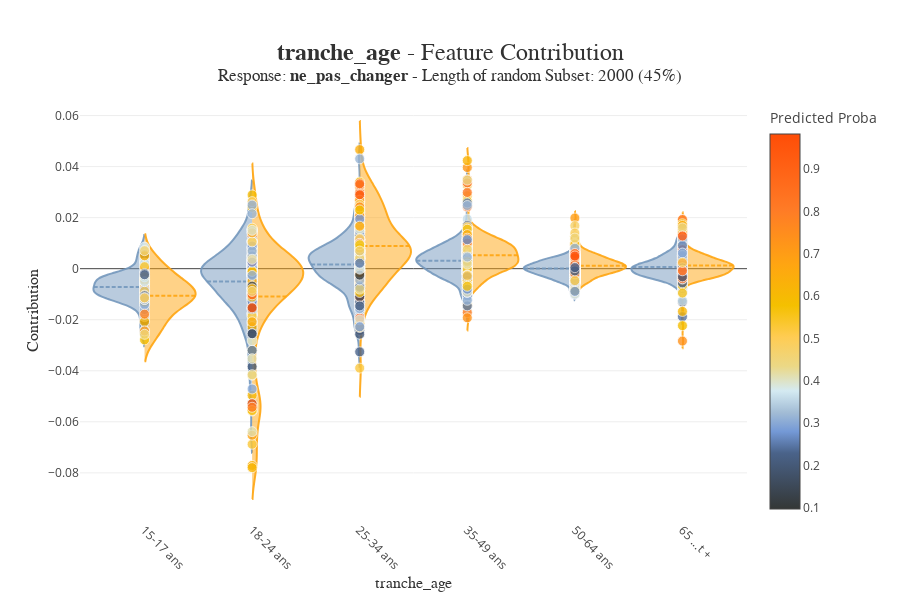

Notebook code for this chart:
### Code cell
#détail par variable avec Shapash
xpl.plot.contribution_plot(col="tranche_age")

### Figure 1 — Plotly figure (JSON) as saved in the notebook; plotly's stock layout.template omitted (floating-point values rounded to 4 significant figures; data arrays with more than 128 entries replaced by an {"elided": "..."} marker saying what was removed)
{"data": [{"customdata": {"elided": "2000x2 mixed values"}, "hovertemplate": "<b>%{hovertext}</b><br />tranche_age :<br />%{customdata[0]}<br />Contribution: %{y:.4f}<extra></extra>", "hovertext": ["Id: 20012<br />Predict: changer", "Id: 27221<br />Predict: changer", "Id: 16576<br />Predict: changer", "Id: 23169<br />Predict: changer", "Id: 27260<br />Predict: changer", "Id: 24103<br />Predict: changer", "Id: 10736<br />Predict: changer", "Id: 27230<br />Predict: changer", "Id: 15473<br />Predict: changer", "Id: 23117<br />Predict: changer", "Id: 24276<br />Predict: changer", "Id: 15524<br />Predict: changer", "Id: 13893<br />Predict: changer", "Id: 15121<br />Predict: changer", "Id: 11788<br />Predict: changer", "Id: 23928<br />Predict: changer", "Id: 23120<br />Predict: changer", "Id: 20002<br />Predict: changer", "Id: 20070<br />Predict: changer", "Id: 11968<br />Predict: changer", "Id: 23994<br />Predict: changer", "Id: 19990<br />Predict: changer", "Id: 25583<br />Predict: changer", "Id: 25638<br />Predict: changer", "Id: 15471<br />Predict: changer", "Id: 27246<br />Predict: changer", "Id: 12882<br />Predict: changer", "Id: 21505<br />Predict: changer", "Id: 21521<br />Predict: changer", "Id: 23000<br />Predict: changer", "Id: 25988<br />Predict: changer", "Id: 23132<br />Predict: changer", "Id: 25584<br />Predict: changer", "Id: 19987<br />Predict: changer", "Id: 23925<br />Predict: changer", "Id: 23949<br />Predict: changer", "Id: 25605<br />Predict: changer", "Id: 27233<br />Predict: changer", "Id: 23195<br />Predict: changer", "Id: 14832<br />Predict: changer", "Id: 11170<br />Predict: changer", "Id: 19985<br />Predict: changer", "Id: 27243<br />Predict: changer", "Id: 20044<br />Predict: changer", "Id: 20046<br />Predict: changer", "Id: 23847<br />Predict: changer", "Id: 24378<br />Predict: changer", "Id: 21620<br />Predict: changer", "Id: 27231<br />Predict: changer", "Id: 21550<br />Predict: changer", "Id: 20057<br />Predict: changer", "Id: 20029<br />Predict: changer", "Id: 18530<br />Predict: changer", "Id: 25594<br />Predict: changer", "Id: 18030<br />Predict: changer", "Id: 18410<br />Predict: changer", "Id: 25623<br />Predict: changer", "Id: 12593<br />Predict: changer", "Id: 20008<br />Predict: changer", "Id: 13676<br />Predict: changer", "Id: 10908<br />Predict: changer", "Id: 13102<br />Predict: changer", "Id: 14963<br />Predict: changer", "Id: 13633<br />Predict: changer", "Id: 13914<br />Predict: changer", "Id: 10833<br />Predict: changer", "Id: 16216<br />Predict: changer", "Id: 27255<br />Predict: changer", "Id: 20073<br />Predict: changer"], "jitter": 0.075, "line": {"color": "rgba(117, 152, 189, 0.9)"}, "marker": {"line": {"color": "white", "width": 0.8}, "opacity": 0.8, "size": 10}, "meanline": {"visible": true}, "pointpos": -0.1, "points": false, "showlegend": false, "side": "negative", "type": "violin", "x": ["15-17 ans", "15-17 ans", "15-17 ans", "15-17 ans", "15-17 ans", "15-17 ans", "15-17 ans", "15-17 ans", "15-17 ans", "15-17 ans", "15-17 ans", "15-17 ans", "15-17 ans", "15-17 ans", "15-17 ans", "15-17 ans", "15-17 ans", "15-17 ans", "15-17 ans", "15-17 ans", "15-17 ans", "15-17 ans", "15-17 ans", "15-17 ans", "15-17 ans", "15-17 ans", "15-17 ans", "15-17 ans", "15-17 ans", "15-17 ans", "15-17 ans", "15-17 ans", "15-17 ans", "15-17 ans", "15-17 ans", "15-17 ans", "15-17 ans", "15-17 ans", "15-17 ans", "15-17 ans", "15-17 ans", "15-17 ans", "15-17 ans", "15-17 ans", "15-17 ans", "15-17 ans", "15-17 ans", "15-17 ans", "15-17 ans", "15-17 ans", "15-17 ans", "15-17 ans", "15-17 ans", "15-17 ans", "15-17 ans", "15-17 ans", "15-17 ans", "15-17 ans", "15-17 ans", "15-17 ans", "15-17 ans", "15-17 ans", "15-17 ans", "15-17 ans", "15-17 ans", "15-17 ans", "15-17 ans", "15-17 ans", "15-17 ans"], "y": [-0.01151, -0.007638, -0.01147, -0.002008, -0.001245, -0.005727, -0.008549, 0.008462, -0.005886, -0.008479, -0.003793, -0.002036, -0.009258, -0.01408, -0.007857, -0.007175, -0.009174, -0.01363, -0.00401, -0.004139, -0.007177, -0.009465, 0.002677, -0.005292, -0.008191, 0.003665, -0.004973, -0.003006, -0.01235, -0.01029, -0.00486, -0.02419, -0.00273, -0.003363, -0.004207, -0.01087, -0.003425, 0.005389, -0.02086, -0.007275, -0.004044, -0.01022, -0.005531, -0.005253, -0.00979, -0.01878, -0.007833, -0.002818, 0.002191, -0.007335, -0.009029, -0.01173, -0.009709, 0.007061, -0.003171, -0.008477, -0.001914, -0.003119, -0.01601, -0.00885, -0.02571, -0.01033, -0.01401, -0.01063, -0.005105, -0.01206, -0.01207, -0.002366, -0.01137]}, {"customdata": {"elided": "2000x2 mixed values"}, "hovertemplate": "<b>%{hovertext}</b><br />tranche_age :<br />%{customdata[0]}<br />Contribution: %{y:.4f}<extra></extra>", "hovertext": ["Id: 20081<br />Predict: ne_pas_changer", "Id: 23969<br />Predict: ne_pas_changer", "Id: 15020<br />Predict: ne_pas_changer", "Id: 20028<br />Predict: ne_pas_changer", "Id: 23968<br />Predict: ne_pas_changer", "Id: 25643<br />Predict: ne_pas_changer", "Id: 17949<br />Predict: ne_pas_changer", "Id: 11130<br />Predict: ne_pas_changer", "Id: 13465<br />Predict: ne_pas_changer", "Id: 27285<br />Predict: ne_pas_changer", "Id: 18524<br />Predict: ne_pas_changer", "Id: 21640<br />Predict: ne_pas_changer", "Id: 25582<br />Predict: ne_pas_changer", "Id: 25607<br />Predict: ne_pas_changer", "Id: 20009<br />Predict: ne_pas_changer", "Id: 25644<br />Predict: ne_pas_changer", "Id: 15387<br />Predict: ne_pas_changer", "Id: 15043<br />Predict: ne_pas_changer", "Id: 23991<br />Predict: ne_pas_changer", "Id: 23122<br />Predict: ne_pas_changer", "Id: 18369<br />Predict: ne_pas_changer"], "jitter": 0.075, "line": {"color": "rgba(255, 166, 17, 0.9)"}, "marker": {"line": {"color": "white", "width": 0.8}, "opacity": 0.8, "size": 10}, "meanline": {"visible": true}, "pointpos": 0.1, "points": false, "scalemode": "count", "showlegend": false, "side": "positive", "type": "violin", "x": ["15-17 ans", "15-17 ans", "15-17 ans", "15-17 ans", "15-17 ans", "15-17 ans", "15-17 ans", "15-17 ans", "15-17 ans", "15-17 ans", "15-17 ans", "15-17 ans", "15-17 ans", "15-17 ans", "15-17 ans", "15-17 ans", "15-17 ans", "15-17 ans", "15-17 ans", "15-17 ans", "15-17 ans"], "y": [-0.01342, -0.009115, -0.0279, -0.006171, -0.01142, 0.0004155, -0.01999, -0.009251, -0.01299, -0.003791, -0.004292, -0.004778, -0.02065, -0.008016, -0.01065, 0.0007826, 0.00506, -0.02441, -0.01313, -0.01781, -0.01145]}, {"customdata": {"elided": "2000x2 mixed values"}, "hovertemplate": "<b>%{hovertext}</b><br />tranche_age :<br />%{customdata[0]}<br />Contribution: %{y:.4f}<extra></extra>", "hovertext": ["Id: 12863<br />Predict: changer", "Id: 15704<br />Predict: changer", "Id: 21010<br />Predict: changer", "Id: 24636<br />Predict: changer", "Id: 26199<br />Predict: changer", "Id: 19951<br />Predict: changer", "Id: 12411<br />Predict: changer", "Id: 18574<br />Predict: changer", "Id: 14896<br />Predict: changer", "Id: 12098<br />Predict: changer", "Id: 13573<br />Predict: changer", "Id: 24293<br />Predict: changer", "Id: 16230<br />Predict: changer", "Id: 12025<br />Predict: changer", "Id: 27160<br />Predict: changer", "Id: 15496<br />Predict: changer", "Id: 16605<br />Predict: changer", "Id: 15203<br />Predict: changer", "Id: 10231<br />Predict: changer", "Id: 16318<br />Predict: changer", "Id: 20530<br />Predict: changer", "Id: 19420<br />Predict: changer", "Id: 24671<br />Predict: changer", "Id: 18486<br />Predict: changer", "Id: 19728<br />Predict: changer", "Id: 20589<br />Predict: changer", "Id: 27083<br />Predict: changer", "Id: 21496<br />Predict: changer", "Id: 16337<br />Predict: changer", "Id: 15333<br />Predict: changer", "Id: 24792<br />Predict: changer", "Id: 22662<br />Predict: changer", "Id: 25285<br />Predict: changer", "Id: 12017<br />Predict: changer", "Id: 25051<br />Predict: changer", "Id: 23308<br />Predict: changer", "Id: 14610<br />Predict: changer", "Id: 15720<br />Predict: changer", "Id: 17216<br />Predict: changer", "Id: 23617<br />Predict: changer", "Id: 27378<br />Predict: changer", "Id: 15680<br />Predict: changer", "Id: 15458<br />Predict: changer", "Id: 17389<br />Predict: changer", "Id: 22829<br />Predict: changer", "Id: 16994<br />Predict: changer", "Id: 18627<br />Predict: changer", "Id: 27009<br />Predict: changer", "Id: 18776<br />Predict: changer", "Id: 20960<br />Predict: changer", "Id: 24109<br />Predict: changer", "Id: 20568<br />Predict: changer", "Id: 23068<br />Predict: changer", "Id: 18638<br />Predict: changer", "Id: 13085<br />Predict: changer", "Id: 16428<br />Predict: changer", "Id: 12529<br />Predict: changer", "Id: 25797<br />Predict: changer", "Id: 24377<br />Predict: changer", "Id: 27164<br />Predict: changer", "Id: 26810<br />Predict: changer", "Id: 18458<br />Predict: changer", "Id: 26051<br />Predict: changer", "Id: 27209<br />Predict: changer", "Id: 26001<br />Predict: changer", "Id: 26742<br />Predict: changer", "Id: 23736<br />Predict: changer", "Id: 16501<br />Predict: changer", "Id: 20640<br />Predict: changer", "Id: 10216<br />Predict: changer", "Id: 14564<br />Predict: changer", "Id: 16578<br />Predict: changer", "Id: 11349<br />Predict: changer", "Id: 16889<br />Predict: changer", "Id: 22996<br />Predict: changer", "Id: 27699<br />Predict: changer", "Id: 27154<br />Predict: changer", "Id: 17425<br />Predict: changer", "Id: 22590<br />Predict: changer", "Id: 26194<br />Predict: changer", "Id: 16242<br />Predict: changer", "Id: 10260<br />Predict: changer", "Id: 23579<br />Predict: changer", "Id: 23424<br />Predict: changer", "Id: 17081<br />Predict: changer", "Id: 12128<br />Predict: changer", "Id: 16205<br />Predict: changer", "Id: 27371<br />Predict: changer", "Id: 19276<br />Predict: changer", "Id: 11057<br />Predict: changer", "Id: 19934<br />Predict: changer", "Id: 20157<br />Predict: changer", "Id: 12935<br />Predict: changer", "Id: 15179<br />Predict: changer", "Id: 24175<br />Predict: changer", "Id: 15298<br />Predict: changer", "Id: 20570<br />Predict: changer", "Id: 22433<br />Predict: changer", "Id: 18422<br />Predict: changer", "Id: 27729<br />Predict: changer", "Id: 23457<br />Predict: changer", "Id: 24814<br />Predict: changer", "Id: 15747<br />Predict: changer", "Id: 10598<br />Predict: changer", "Id: 19859<br />Predict: changer", "Id: 19219<br />Predict: changer", "Id: 22441<br />Predict: changer", "Id: 20538<br />Predict: changer", "Id: 22889<br />Predict: changer", "Id: 25707<br />Predict: changer", "Id: 19756<br />Predict: changer", "Id: 16732<br />Predict: changer", "Id: 24128<br />Predict: changer", "Id: 10346<br />Predict: changer", "Id: 25781<br />Predict: changer", "Id: 12324<br />Predict: changer", "Id: 16893<br />Predict: changer", "Id: 23618<br />Predict: changer", "Id: 15320<br />Predict: changer", "Id: 18779<br />Predict: changer", "Id: 23466<br />Predict: changer", "Id: 21387<br />Predict: changer", "Id: 18411<br />Predict: changer", "Id: 15746<br />Predict: changer", "Id: 18420<br />Predict: changer"], "jitter": 0.075, "line": {"color": "rgba(117, 152, 189, 0.9)"}, "marker": {"line": {"color": "white", "width": 0.8}, "opacity": 0.8, "size": 10}, "meanline": {"visible": true}, "pointpos": -0.1, "points": false, "showlegend": false, "side": "negative", "type": "violin", "x": ["18-24 ans", "18-24 ans", "18-24 ans", "18-24 ans", "18-24 ans", "18-24 ans", "18-24 ans", "18-24 ans", "18-24 ans", "18-24 ans", "18-24 ans", "18-24 ans", "18-24 ans", "18-24 ans", "18-24 ans", "18-24 ans", "18-24 ans", "18-24 ans", "18-24 ans", "18-24 ans", "18-24 ans", "18-24 ans", "18-24 ans", "18-24 ans", "18-24 ans", "18-24 ans", "18-24 ans", "18-24 ans", "18-24 ans", "18-24 ans", "18-24 ans", "18-24 ans", "18-24 ans", "18-24 ans", "18-24 ans", "18-24 ans", "18-24 ans", "18-24 ans", "18-24 ans", "18-24 ans", "18-24 ans", "18-24 ans", "18-24 ans", "18-24 ans", "18-24 ans", "18-24 ans", "18-24 ans", "18-24 ans", "18-24 ans", "18-24 ans", "18-24 ans", "18-24 ans", "18-24 ans", "18-24 ans", "18-24 ans", "18-24 ans", "18-24 ans", "18-24 ans", "18-24 ans", "18-24 ans", "18-24 ans", "18-24 ans", "18-24 ans", "18-24 ans", "18-24 ans", "18-24 ans", "18-24 ans", "18-24 ans", "18-24 ans", "18-24 ans", "18-24 ans", "18-24 ans", "18-24 ans", "18-24 ans", "18-24 ans", "18-24 ans", "18-24 ans", "18-24 ans", "18-24 ans", "18-24 ans", "18-24 ans", "18-24 ans", "18-24 ans", "18-24 ans", "18-24 ans", "18-24 ans", "18-24 ans", "18-24 ans", "18-24 ans", "18-24 ans", "18-24 ans", "18-24 ans", "18-24 ans", "18-24 ans", "18-24 ans", "18-24 ans", "18-24 ans", "18-24 ans", "18-24 ans", "18-24 ans", "18-24 ans", "18-24 ans", "18-24 ans", "18-24 ans", "18-24 ans", "18-24 ans", "18-24 ans", "18-24 ans", "18-24 ans", "18-24 ans", "18-24 ans", "18-24 ans", "18-24 ans", "18-24 ans", "18-24 ans", "18-24 ans", "18-24 ans", "18-24 ans", "18-24 ans", "18-24 ans", "18-24 ans", "18-24 ans", "18-24 ans", "18-24 ans", "18-24 ans"], "y": [-0.01165, -0.02112, -0.01127, 0.005097, 0.008525, -0.00999, -0.005418, -0.007357, -0.009189, -0.000741, -0.01847, -0.008537, -0.02825, -0.01763, 0.01401, -0.009196, -0.001435, -0.01781, 0.0006288, 0.002204, -0.0003087, -0.0007839, -0.004485, -0.007718, 0.01532, -0.01247, 0.008136, -0.01423, -0.01212, -0.0002469, 0.0005971, 0.01099, 0.01415, -0.0008561, -0.005903, -0.002598, -0.02475, -0.03201, -0.02163, -0.0529, 0.0111, -0.02348, -0.005337, -0.002973, 0.004455, -0.002203, -0.005169, -0.001859, 0.001795, -0.04713, 0.01467, 0.005893, -0.01599, -0.01038, -0.01341, -0.007945, -0.002183, 0.001221, 0.02627, -0.0009171, 0.01067, 0.000745, 0.003046, 0.00484, -0.0032, 0.001425, 0.008361, 0.005137, 0.006958, -0.009269, 0.005349, -0.006382, -0.01761, 0.000672, 0.01044, 0.00192, -7.322e-05, -0.03841, 0.003871, -0.003061, -0.003086, -0.0005611, 0.001402, -0.004907, -0.001018, 0.0009156, 0.006504, 0.02492, -0.007844, -0.006141, -0.002167, -0.00177, -0.0157, -0.009773, -0.0004658, -0.0203, 0.008888, -4.094e-05, -0.01123, -0.01278, 0.02154, 0.005009, -0.009452, -0.01145, -0.001582, 0.01537, 0.00697, -0.00225, -0.009667, -0.00685, 0.0005205, -0.02546, 0.002512, 0.01051, -0.03528, -0.01573, -0.06386, -0.01521, -0.04154, 0.002509, 0.003678, -0.002657, 0.01502, -0.008906, -0.02549]}, {"customdata": {"elided": "2000x2 mixed values"}, "hovertemplate": "<b>%{hovertext}</b><br />tranche_age :<br />%{customdata[0]}<br />Contribution: %{y:.4f}<extra></extra>", "hovertext": ["Id: 26710<br />Predict: ne_pas_changer", "Id: 24529<br />Predict: ne_pas_changer", "Id: 25474<br />Predict: ne_pas_changer", "Id: 25518<br />Predict: ne_pas_changer", "Id: 20635<br />Predict: ne_pas_changer", "Id: 24726<br />Predict: ne_pas_changer", "Id: 11985<br />Predict: ne_pas_changer", "Id: 16441<br />Predict: ne_pas_changer", "Id: 17386<br />Predict: ne_pas_changer", "Id: 15090<br />Predict: ne_pas_changer", "Id: 26730<br />Predict: ne_pas_changer", "Id: 24301<br />Predict: ne_pas_changer", "Id: 12657<br />Predict: ne_pas_changer", "Id: 26828<br />Predict: ne_pas_changer", "Id: 16489<br />Predict: ne_pas_changer", "Id: 17802<br />Predict: ne_pas_changer", "Id: 13993<br />Predict: ne_pas_changer", "Id: 25037<br />Predict: ne_pas_changer", "Id: 15694<br />Predict: ne_pas_changer", "Id: 22179<br />Predict: ne_pas_changer", "Id: 10507<br />Predict: ne_pas_changer", "Id: 21231<br />Predict: ne_pas_changer", "Id: 13701<br />Predict: ne_pas_changer", "Id: 20968<br />Predict: ne_pas_changer", "Id: 18471<br />Predict: ne_pas_changer", "Id: 19220<br />Predict: ne_pas_changer", "Id: 27085<br />Predict: ne_pas_changer", "Id: 16305<br />Predict: ne_pas_changer", "Id: 23112<br />Predict: ne_pas_changer", "Id: 22308<br />Predict: ne_pas_changer", "Id: 16555<br />Predict: ne_pas_changer", "Id: 26408<br />Predict: ne_pas_changer", "Id: 25371<br />Predict: ne_pas_changer", "Id: 14008<br />Predict: ne_pas_changer", "Id: 16187<br />Predict: ne_pas_changer", "Id: 15460<br />Predict: ne_pas_changer", "Id: 12498<br />Predict: ne_pas_changer", "Id: 27530<br />Predict: ne_pas_changer", "Id: 12986<br />Predict: ne_pas_changer", "Id: 25734<br />Predict: ne_pas_changer", "Id: 24144<br />Predict: ne_pas_changer", "Id: 19330<br />Predict: ne_pas_changer", "Id: 23706<br />Predict: ne_pas_changer", "Id: 17585<br />Predict: ne_pas_changer", "Id: 19147<br />Predict: ne_pas_changer", "Id: 19608<br />Predict: ne_pas_changer", "Id: 19718<br />Predict: ne_pas_changer", "Id: 27169<br />Predict: ne_pas_changer", "Id: 21123<br />Predict: ne_pas_changer", "Id: 10222<br />Predict: ne_pas_changer", "Id: 24245<br />Predict: ne_pas_changer", "Id: 16502<br />Predict: ne_pas_changer", "Id: 15372<br />Predict: ne_pas_changer", "Id: 18921<br />Predict: ne_pas_changer", "Id: 21738<br />Predict: ne_pas_changer", "Id: 13217<br />Predict: ne_pas_changer", "Id: 25426<br />Predict: ne_pas_changer", "Id: 27547<br />Predict: ne_pas_changer", "Id: 21310<br />Predict: ne_pas_changer", "Id: 22773<br />Predict: ne_pas_changer", "Id: 24326<br />Predict: ne_pas_changer", "Id: 14296<br />Predict: ne_pas_changer", "Id: 15303<br />Predict: ne_pas_changer", "Id: 21164<br />Predict: ne_pas_changer", "Id: 22691<br />Predict: ne_pas_changer"], "jitter": 0.075, "line": {"color": "rgba(255, 166, 17, 0.9)"}, "marker": {"line": {"color": "white", "width": 0.8}, "opacity": 0.8, "size": 10}, "meanline": {"visible": true}, "pointpos": 0.1, "points": false, "scalemode": "count", "showlegend": false, "side": "positive", "type": "violin", "x": ["18-24 ans", "18-24 ans", "18-24 ans", "18-24 ans", "18-24 ans", "18-24 ans", "18-24 ans", "18-24 ans", "18-24 ans", "18-24 ans", "18-24 ans", "18-24 ans", "18-24 ans", "18-24 ans", "18-24 ans", "18-24 ans", "18-24 ans", "18-24 ans", "18-24 ans", "18-24 ans", "18-24 ans", "18-24 ans", "18-24 ans", "18-24 ans", "18-24 ans", "18-24 ans", "18-24 ans", "18-24 ans", "18-24 ans", "18-24 ans", "18-24 ans", "18-24 ans", "18-24 ans", "18-24 ans", "18-24 ans", "18-24 ans", "18-24 ans", "18-24 ans", "18-24 ans", "18-24 ans", "18-24 ans", "18-24 ans", "18-24 ans", "18-24 ans", "18-24 ans", "18-24 ans", "18-24 ans", "18-24 ans", "18-24 ans", "18-24 ans", "18-24 ans", "18-24 ans", "18-24 ans", "18-24 ans", "18-24 ans", "18-24 ans", "18-24 ans", "18-24 ans", "18-24 ans", "18-24 ans", "18-24 ans", "18-24 ans", "18-24 ans", "18-24 ans", "18-24 ans"], "y": [-0.007684, 0.01007, 0.001795, -0.03197, -0.002571, -0.005332, -0.04965, -0.0558, -0.004176, -0.07709, 0.02411, 0.01276, -0.0117, 0.003531, -0.06878, -0.01718, -0.003949, 0.008115, 0.02889, 0.003685, -0.04176, 0.003799, -0.004708, -0.003149, -0.06526, -0.07795, 0.007496, -0.05291, -0.002129, -0.002464, -0.006233, 0.001124, 0.002066, 0.003149, -0.008345, -0.001091, -0.004029, 0.001967, -0.0008292, 0.003433, 0.01537, 0.002178, -0.007744, -0.01521, -0.05557, -0.006934, -0.00978, 0.0005395, -0.004875, -0.0106, 0.004706, -0.01866, -0.0111, 0.01586, -0.02274, -0.0009527, -0.01024, 0.002868, -0.007902, 0.002776, 0.01405, -0.00109, -0.02082, -0.01535, -0.0543]}, {"customdata": {"elided": "2000x2 mixed values"}, "hovertemplate": "<b>%{hovertext}</b><br />tranche_age :<br />%{customdata[0]}<br />Contribution: %{y:.4f}<extra></extra>", "hovertext": {"elided": "194 str values"}, "jitter": 0.075, "line": {"color": "rgba(117, 152, 189, 0.9)"}, "marker": {"line": {"color": "white", "width": 0.8}, "opacity": 0.8, "size": 10}, "meanline": {"visible": true}, "pointpos": -0.1, "points": false, "showlegend": false, "side": "negative", "type": "violin", "x": {"elided": "194 str values"}, "y": {"elided": "194 float values"}}, {"customdata": {"elided": "2000x2 mixed values"}, "hovertemplate": "<b>%{hovertext}</b><br />tranche_age :<br />%{customdata[0]}<br />Contribution: %{y:.4f}<extra></extra>", "hovertext": ["Id: 24898<br />Predict: ne_pas_changer", "Id: 27693<br />Predict: ne_pas_changer", "Id: 15493<br />Predict: ne_pas_changer", "Id: 13805<br />Predict: ne_pas_changer", "Id: 18606<br />Predict: ne_pas_changer", "Id: 16115<br />Predict: ne_pas_changer", "Id: 13343<br />Predict: ne_pas_changer", "Id: 12963<br />Predict: ne_pas_changer", "Id: 22275<br />Predict: ne_pas_changer", "Id: 22700<br />Predict: ne_pas_changer", "Id: 17439<br />Predict: ne_pas_changer", "Id: 23710<br />Predict: ne_pas_changer", "Id: 16444<br />Predict: ne_pas_changer", "Id: 12034<br />Predict: ne_pas_changer", "Id: 19063<br />Predict: ne_pas_changer", "Id: 24121<br />Predict: ne_pas_changer", "Id: 24331<br />Predict: ne_pas_changer", "Id: 15369<br />Predict: ne_pas_changer", "Id: 18177<br />Predict: ne_pas_changer", "Id: 22570<br />Predict: ne_pas_changer", "Id: 18428<br />Predict: ne_pas_changer", "Id: 13772<br />Predict: ne_pas_changer", "Id: 10500<br />Predict: ne_pas_changer", "Id: 10975<br />Predict: ne_pas_changer", "Id: 18751<br />Predict: ne_pas_changer", "Id: 22453<br />Predict: ne_pas_changer", "Id: 21933<br />Predict: ne_pas_changer", "Id: 18590<br />Predict: ne_pas_changer", "Id: 26661<br />Predict: ne_pas_changer", "Id: 21228<br />Predict: ne_pas_changer", "Id: 27831<br />Predict: ne_pas_changer", "Id: 23718<br />Predict: ne_pas_changer", "Id: 15702<br />Predict: ne_pas_changer", "Id: 22653<br />Predict: ne_pas_changer", "Id: 22243<br />Predict: ne_pas_changer", "Id: 12586<br />Predict: ne_pas_changer", "Id: 15544<br />Predict: ne_pas_changer", "Id: 17320<br />Predict: ne_pas_changer", "Id: 12932<br />Predict: ne_pas_changer", "Id: 24481<br />Predict: ne_pas_changer", "Id: 24234<br />Predict: ne_pas_changer", "Id: 25698<br />Predict: ne_pas_changer", "Id: 15358<br />Predict: ne_pas_changer", "Id: 17367<br />Predict: ne_pas_changer", "Id: 13141<br />Predict: ne_pas_changer", "Id: 24574<br />Predict: ne_pas_changer", "Id: 23943<br />Predict: ne_pas_changer", "Id: 24368<br />Predict: ne_pas_changer", "Id: 13016<br />Predict: ne_pas_changer", "Id: 10230<br />Predict: ne_pas_changer", "Id: 12309<br />Predict: ne_pas_changer", "Id: 10461<br />Predict: ne_pas_changer", "Id: 25179<br />Predict: ne_pas_changer", "Id: 18736<br />Predict: ne_pas_changer", "Id: 24310<br />Predict: ne_pas_changer", "Id: 23026<br />Predict: ne_pas_changer", "Id: 26855<br />Predict: ne_pas_changer", "Id: 16583<br />Predict: ne_pas_changer", "Id: 17835<br />Predict: ne_pas_changer", "Id: 10803<br />Predict: ne_pas_changer", "Id: 25520<br />Predict: ne_pas_changer", "Id: 20793<br />Predict: ne_pas_changer", "Id: 11301<br />Predict: ne_pas_changer", "Id: 25949<br />Predict: ne_pas_changer", "Id: 15368<br />Predict: ne_pas_changer", "Id: 22070<br />Predict: ne_pas_changer", "Id: 27838<br />Predict: ne_pas_changer", "Id: 20706<br />Predict: ne_pas_changer", "Id: 16330<br />Predict: ne_pas_changer", "Id: 23282<br />Predict: ne_pas_changer", "Id: 11695<br />Predict: ne_pas_changer", "Id: 12024<br />Predict: ne_pas_changer", "Id: 16505<br />Predict: ne_pas_changer", "Id: 13686<br />Predict: ne_pas_changer", "Id: 19238<br />Predict: ne_pas_changer", "Id: 24691<br />Predict: ne_pas_changer", "Id: 13990<br />Predict: ne_pas_changer", "Id: 22312<br />Predict: ne_pas_changer", "Id: 25683<br />Predict: ne_pas_changer", "Id: 14551<br />Predict: ne_pas_changer", "Id: 22299<br />Predict: ne_pas_changer", "Id: 19115<br />Predict: ne_pas_changer", "Id: 15005<br />Predict: ne_pas_changer", "Id: 16588<br />Predict: ne_pas_changer", "Id: 24475<br />Predict: ne_pas_changer", "Id: 19200<br />Predict: ne_pas_changer", "Id: 15802<br />Predict: ne_pas_changer", "Id: 18617<br />Predict: ne_pas_changer", "Id: 23872<br />Predict: ne_pas_changer", "Id: 26991<br />Predict: ne_pas_changer", "Id: 12820<br />Predict: ne_pas_changer", "Id: 21728<br />Predict: ne_pas_changer", "Id: 25378<br />Predict: ne_pas_changer", "Id: 11786<br />Predict: ne_pas_changer", "Id: 19222<br />Predict: ne_pas_changer", "Id: 12167<br />Predict: ne_pas_changer", "Id: 12012<br />Predict: ne_pas_changer", "Id: 18555<br />Predict: ne_pas_changer", "Id: 19107<br />Predict: ne_pas_changer", "Id: 24323<br />Predict: ne_pas_changer", "Id: 17603<br />Predict: ne_pas_changer", "Id: 17766<br />Predict: ne_pas_changer", "Id: 20669<br />Predict: ne_pas_changer", "Id: 24313<br />Predict: ne_pas_changer", "Id: 15636<br />Predict: ne_pas_changer", "Id: 18880<br />Predict: ne_pas_changer", "Id: 15628<br />Predict: ne_pas_changer", "Id: 20695<br />Predict: ne_pas_changer", "Id: 24302<br />Predict: ne_pas_changer", "Id: 20195<br />Predict: ne_pas_changer"], "jitter": 0.075, "line": {"color": "rgba(255, 166, 17, 0.9)"}, "marker": {"line": {"color": "white", "width": 0.8}, "opacity": 0.8, "size": 10}, "meanline": {"visible": true}, "pointpos": 0.1, "points": false, "scalemode": "count", "showlegend": false, "side": "positive", "type": "violin", "x": ["25-34 ans", "25-34 ans", "25-34 ans", "25-34 ans", "25-34 ans", "25-34 ans", "25-34 ans", "25-34 ans", "25-34 ans", "25-34 ans", "25-34 ans", "25-34 ans", "25-34 ans", "25-34 ans", "25-34 ans", "25-34 ans", "25-34 ans", "25-34 ans", "25-34 ans", "25-34 ans", "25-34 ans", "25-34 ans", "25-34 ans", "25-34 ans", "25-34 ans", "25-34 ans", "25-34 ans", "25-34 ans", "25-34 ans", "25-34 ans", "25-34 ans", "25-34 ans", "25-34 ans", "25-34 ans", "25-34 ans", "25-34 ans", "25-34 ans", "25-34 ans", "25-34 ans", "25-34 ans", "25-34 ans", "25-34 ans", "25-34 ans", "25-34 ans", "25-34 ans", "25-34 ans", "25-34 ans", "25-34 ans", "25-34 ans", "25-34 ans", "25-34 ans", "25-34 ans", "25-34 ans", "25-34 ans", "25-34 ans", "25-34 ans", "25-34 ans", "25-34 ans", "25-34 ans", "25-34 ans", "25-34 ans", "25-34 ans", "25-34 ans", "25-34 ans", "25-34 ans", "25-34 ans", "25-34 ans", "25-34 ans", "25-34 ans", "25-34 ans", "25-34 ans", "25-34 ans", "25-34 ans", "25-34 ans", "25-34 ans", "25-34 ans", "25-34 ans", "25-34 ans", "25-34 ans", "25-34 ans", "25-34 ans", "25-34 ans", "25-34 ans", "25-34 ans", "25-34 ans", "25-34 ans", "25-34 ans", "25-34 ans", "25-34 ans", "25-34 ans", "25-34 ans", "25-34 ans", "25-34 ans", "25-34 ans", "25-34 ans", "25-34 ans", "25-34 ans", "25-34 ans", "25-34 ans", "25-34 ans", "25-34 ans", "25-34 ans", "25-34 ans", "25-34 ans", "25-34 ans", "25-34 ans", "25-34 ans", "25-34 ans", "25-34 ans", "25-34 ans"], "y": [0.01503, 0.007578, 0.005689, 0.006082, 0.003869, 0.02084, 0.04665, 4.731e-05, 0.003938, 0.01711, 0.02201, -0.005958, 0.005874, 0.00826, 0.007032, 0.01978, 0.01617, 0.006274, 0.0274, -0.01335, 0.006388, 0.003808, -0.009885, 0.008875, 0.008561, 0.0003321, 0.01144, 0.01143, -0.03896, 0.006245, 0.01517, 0.03184, 0.008351, 0.02607, 0.01865, -0.008191, 0.004067, 0.007053, -0.0004602, 0.004504, 0.005033, 0.02401, 0.02616, 0.01138, -0.004654, 0.009852, 0.02256, -0.005854, -0.01025, 0.01073, 0.007499, 0.0223, -0.009801, 0.007258, 0.03378, 0.01673, 0.01505, 0.005801, 0.009893, -0.003377, -0.005354, 0.02829, 0.007616, 0.0135, 0.02059, -0.02139, 0.005776, 0.01996, 0.02441, 0.004367, 0.0005404, 0.0115, -0.00604, -0.005672, 0.02061, -0.003772, -0.001388, 0.001419, 0.003538, 0.006693, 0.02077, 0.004535, -0.006499, 0.03393, -0.01117, 0.02981, -0.00283, 0.005736, 0.003038, -0.003269, -0.004659, 0.01116, -0.01937, -0.0007649, 0.009222, 0.006569, -0.009319, 0.02686, 0.01151, 0.03299, 0.03268, 0.009903, 0.03327, 0.02899, -0.001542, 0.0242, 0.008047, 0.023, 0.009421, 0.01663]}, {"customdata": {"elided": "2000x2 mixed values"}, "hovertemplate": "<b>%{hovertext}</b><br />tranche_age :<br />%{customdata[0]}<br />Contribution: %{y:.4f}<extra></extra>", "hovertext": {"elided": "294 str values"}, "jitter": 0.075, "line": {"color": "rgba(117, 152, 189, 0.9)"}, "marker": {"line": {"color": "white", "width": 0.8}, "opacity": 0.8, "size": 10}, "meanline": {"visible": true}, "pointpos": -0.1, "points": false, "showlegend": false, "side": "negative", "type": "violin", "x": {"elided": "294 str values"}, "y": {"elided": "294 float values"}}, {"customdata": {"elided": "2000x2 mixed values"}, "hovertemplate": "<b>%{hovertext}</b><br />tranche_age :<br />%{customdata[0]}<br />Contribution: %{y:.4f}<extra></extra>", "hovertext": {"elided": "194 str values"}, "jitter": 0.075, "line": {"color": "rgba(255, 166, 17, 0.9)"}, "marker": {"line": {"color": "white", "width": 0.8}, "opacity": 0.8, "size": 10}, "meanline": {"visible": true}, "pointpos": 0.1, "points": false, "scalemode": "count", "showlegend": false, "side": "positive", "type": "violin", "x": {"elided": "194 str values"}, "y": {"elided": "194 float values"}}, {"customdata": {"elided": "2000x2 mixed values"}, "hovertemplate": "<b>%{hovertext}</b><br />tranche_age :<br />%{customdata[0]}<br />Contribution: %{y:.4f}<extra></extra>", "hovertext": {"elided": "298 str values"}, "jitter": 0.075, "line": {"color": "rgba(117, 152, 189, 0.9)"}, "marker": {"line": {"color": "white", "width": 0.8}, "opacity": 0.8, "size": 10}, "meanline": {"visible": true}, "pointpos": -0.1, "points": false, "showlegend": false, "side": "negative", "type": "violin", "x": {"elided": "298 str values"}, "y": {"elided": "298 float values"}}, {"customdata": {"elided": "2000x2 mixed values"}, "hovertemplate": "<b>%{hovertext}</b><br />tranche_age :<br />%{customdata[0]}<br />Contribution: %{y:.4f}<extra></extra>", "hovertext": {"elided": "191 str values"}, "jitter": 0.075, "line": {"color": "rgba(255, 166, 17, 0.9)"}, "marker": {"line": {"color": "white", "width": 0.8}, "opacity": 0.8, "size": 10}, "meanline": {"visible": true}, "pointpos": 0.1, "points": false, "scalemode": "count", "showlegend": false, "side": "positive", "type": "violin", "x": {"elided": "191 str values"}, "y": {"elided": "191 float values"}}, {"customdata": {"elided": "2000x2 mixed values"}, "hovertemplate": "<b>%{hovertext}</b><br />tranche_age :<br />%{customdata[0]}<br />Contribution: %{y:.4f}<extra></extra>", "hovertext": {"elided": "223 str values"}, "jitter": 0.075, "line": {"color": "rgba(117, 152, 189, 0.9)"}, "marker": {"line": {"color": "white", "width": 0.8}, "opacity": 0.8, "size": 10}, "meanline": {"visible": true}, "pointpos": -0.1, "points": false, "showlegend": false, "side": "negative", "type": "violin", "x": {"elided": "223 str values"}, "y": {"elided": "223 float values"}}, {"customdata": {"elided": "2000x2 mixed values"}, "hovertemplate": "<b>%{hovertext}</b><br />tranche_age :<br />%{customdata[0]}<br />Contribution: %{y:.4f}<extra></extra>", "hovertext": {"elided": "216 str values"}, "jitter": 0.075, "line": {"color": "rgba(255, 166, 17, 0.9)"}, "marker": {"line": {"color": "white", "width": 0.8}, "opacity": 0.8, "size": 10}, "meanline": {"visible": true}, "pointpos": 0.1, "points": false, "scalemode": "count", "showlegend": false, "side": "positive", "type": "violin", "x": {"elided": "216 str values"}, "y": {"elided": "216 float values"}}, {"customdata": {"elided": "2000x2 mixed values"}, "hovertemplate": "<b>%{hovertext}</b><br />tranche_age :<br />%{customdata[0]}<br />Contribution: %{y:.4f}<extra></extra>", "hovertext": {"elided": "2000 str values"}, "marker": {"color": {"elided": "2000 float values"}, "coloraxis": "coloraxis", "line": {"color": "white", "width": 0.8}, "opacity": 0.8, "size": 10}, "mode": "markers", "showlegend": false, "type": "scatter", "x": {"elided": "2000 str values"}, "y": {"elided": "2000 float values"}}], "layout": {"coloraxis": {"colorbar": {"title": {"text": "Predicted Proba"}}, "colorscale": [[0, "rgb(52, 55, 54)"], [0.1493, "rgb(74, 99, 138)"], [0.2063, "rgb(116, 153, 214)"], [0.2572, "rgb(162, 188, 213)"], [0.3151, "rgb(212, 234, 242)"], [0.3802, "rgb(235, 216, 134)"], [0.4585, "rgb(255, 204, 83)"], [0.5429, "rgb(244, 192, 0)"], [0.6491, "rgb(255, 166, 17)"], [0.7981, "rgb(255, 123, 38)"], [1, "rgb(255, 77, 7)"]]}, "height": 600, "hovermode": "closest", "title": {"font": {"color": "rgb(50, 50, 50)", "family": "Arial", "size": 24}, "text": "<b>tranche_age</b> - Feature Contribution<br><sup>Response: <b>ne_pas_changer</b> - Length of random Subset: 2000 (45%)</sup>", "x": 0.5, "xanchor": "center", "y": 0.9, "yanchor": "middle"}, "violingap": 0.05, "violingroupgap": 0, "violinmode": "overlay", "width": 900, "xaxis": {"automargin": true, "dtick": 1, "range": [-0.6, 5.6], "tickangle": 45, "tickmode": "array", "ticktext": ["15-17 ans", "18-24 ans", "25-34 ans", "35-49 ans", "50-64 ans", "65 ...t +"], "tickvals": ["15-17 ans", "18-24 ans", "25-34 ans", "35-49 ans", "50-64 ans", "65 ans et +"], "title": {"font": {"color": "rgb(50, 50, 50)", "family": "Arial Black", "size": 16}, "text": "tranche_age"}, "type": "category"}, "yaxis": {"automargin": true, "title": {"font": {"color": "rgb(50, 50, 50)", "family": "Arial Black", "size": 16}, "text": "Contribution"}}}}
